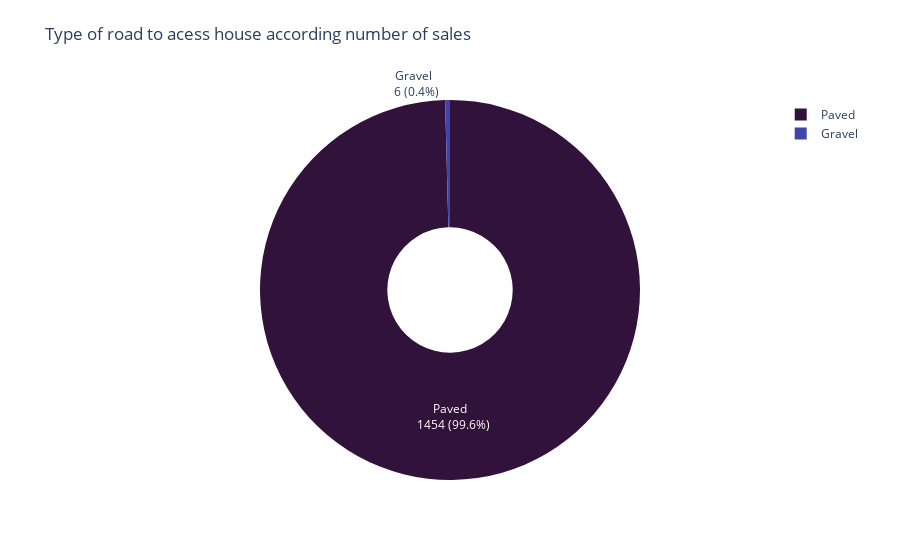

The cell this chart's notebook holds for it:
### Markdown cell above
### Street: Type of road access to property

### Code cell
df = df_train.copy()

replace_values = {"Grvl": "Gravel", "Pave": "Paved"}


df["Street"].replace(replace_values, inplace=True)

fig = donut_chart(df, "Street")

fig.update_layout(
    title={
        "text": "Type of road to acess house according number of sales",
        "y": 0.95,
    },
)

### Figure 1 — Plotly figure (JSON) as saved in the notebook; plotly's stock layout.template omitted (floating-point values rounded to 4 significant figures)
{"data": [{"hole": 0.33, "labels": ["Paved", "Gravel"], "marker": {"colors": ["#30123b", "#4145ab", "#4675ed", "#39a2fc", "#1bcfd4", "#24eca6", "#61fc6c", "#a4fc3b", "#d1e834", "#f3c63a", "#fe9b2d", "#f36315", "#d93806", "#b11901", "#7a0402"]}, "textinfo": "none", "texttemplate": "%{label} <br> %{value} (%{percent:.1%})", "type": "pie", "values": [1454, 6]}], "layout": {"title": {"text": "Type of road to acess house according number of sales", "y": 0.95}}}
